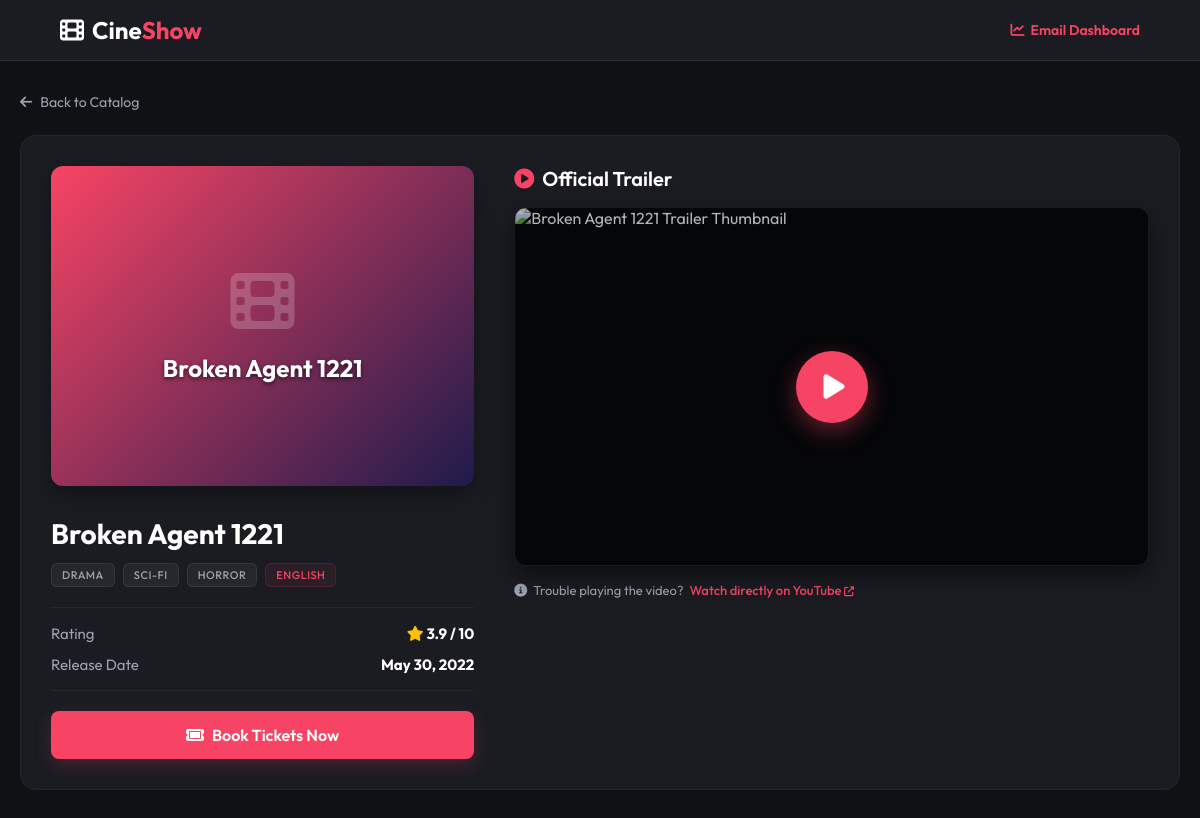
The app's page /movies/1221/ with its own data.
### movies/models.py (models this page shows, shortened)
class Movie(models.Model):
    title = models.CharField(max_length=255, db_index=True)
    release_date = models.DateField(db_index=True)
    rating = models.FloatField(db_index=True)
    trailer_url = models.URLField(max_length=500, blank=True, null=True, validators=[validate_youtube_url])
    genres = models.ManyToManyField(Genre)
    languages = models.ManyToManyField(Language)

class Genre(models.Model):
    name = models.CharField(max_length=100, unique=True)

class Language(models.Model):
    name = models.CharField(max_length=100, unique=True)

### movies/views.py (the view)
# urls.py: path('movies/<int:movie_id>/', views.movie_detail, name='movie_detail'),
def movie_detail(request, movie_id):
    movie = get_object_or_404(Movie, id=movie_id)
    from .models import extract_youtube_id
    video_id = extract_youtube_id(movie.trailer_url)
    context = {
        'movie': movie,
        'video_id': video_id,
        'has_trailer': bool(video_id),
    }
    return render(request, 'movies/movie_detail.html', context)

### movies/models.py (called while the page is built)
def extract_youtube_id(url):
    if not url:
        return None
    pattern = r'(?:https?://)?(?:www\.|m\.)?(?:youtube\.com/(?:watch\?(?:.*&)?v=|embed/|v/|shorts/)|youtu\.be/)([\w-]{11})'
    match = re.search(pattern, url)
    if match:
        return match.group(1)
    return None

### movies/templates/movies/movie_detail.html (shortened to what this page needs)
<!DOCTYPE html>
<html lang="en">
<head>
    <link rel="stylesheet" href="https://cdnjs.cloudflare.com/ajax/libs/font-awesome/6.4.0/css/all.min.css">
</head>
<body>
    <header>
        <a href="/" class="logo">
            <i class="fa-solid fa-film"></i>
            <div>Cine<span>Show</span></div>
        </a>
        <div style="display: flex; align-items: center; gap: 20px;">
            <a href="/email-dashboard/" style="color: var(--primary); font-size: 14px; font-weight: 600; text-decoration: none; display: flex; align-items: center; gap: 6px;">
                <i class="fa-solid fa-chart-line"></i> Email Dashboard
            </a>
        </div>
    </header>
    <div class="container">
        <a href="/" class="back-link">
            <i class="fa-solid fa-arrow-left"></i> Back to Catalog
        </a>
        <div class="movie-detail-grid">
            <div class="movie-info-panel">
                <div class="movie-detail-poster">
                    <i class="fa-solid fa-film movie-detail-poster-logo"></i>
                    <h2 style="font-size: 24px; font-weight: 700; text-shadow: 0 2px 4px rgba(0,0,0,0.6);">{{ movie.title }}</h2>
                </div>
                <div style="display: flex; flex-direction: column; gap: 12px;">
                    <h1 class="movie-detail-title">{{ movie.title }}</h1>
                    <div class="tag-container">
                        {% for g in movie.genres.all %}
                        <span class="tag tag-genre">{{ g.name }}</span>
                        {% endfor %}
                        {% for l in movie.languages.all %}
                        <span class="tag tag-lang">{{ l.name }}</span>
                        {% endfor %}
                    </div>
                </div>
                <ul class="movie-meta-list">
                    <li class="movie-meta-row">
                        <span>Rating</span>
                        <strong><i class="fa-solid fa-star" style="color: var(--accent);"></i> {{ movie.rating|floatformat:1 }} / 10</strong>
                    </li>
                    <li class="movie-meta-row">
                        <span>Release Date</span>
                        <strong>{{ movie.release_date|date:"F d, Y" }}</strong>
                    </li>
                </ul>
                <button class="book-btn" onclick="openBookingModal('{{ movie.id }}', '{{ movie.title|escapejs }}')">
                    <i class="fa-solid fa-ticket"></i> Book Tickets Now
                </button>
            </div>
            <div class="trailer-section-panel">
                <h3 class="section-title">
                    <i class="fa-solid fa-circle-play" style="color: var(--primary);"></i> Official Trailer
                </h3>
                <div class="trailer-wrapper">
                    {% if has_trailer %}
                        <div class="trailer-facade" id="trailer-facade-container" onclick="loadTrailerIframe('{{ video_id|escapejs }}')">
                            <div class="play-button-overlay">
                                <i class="fa-solid fa-play"></i>
                            </div>
                        </div>
                    {% else %}
                        <div class="trailer-fallback">
                            <i class="fa-regular fa-face-frown fallback-icon"></i>
                            <p class="fallback-text">Official trailer is not available for this movie.</p>
                        </div>
                    {% endif %}
                </div>
                {% if has_trailer %}
                <p style="font-size: 13px; color: var(--text-muted); display: flex; align-items: center; gap: 6px;">
                    <i class="fa-solid fa-info-circle"></i>
                    <span>Trouble playing the video?</span>
                    <a href="https://www.youtube.com/watch?v={{ video_id }}" target="_blank" rel="noopener noreferrer" style="color: var(--primary); text-decoration: none; font-weight: 500; hover: underline;">
                        Watch directly on YouTube <i class="fa-solid fa-up-right-from-square" style="font-size: 10px;"></i>
                    </a>
                </p>
                {% endif %}
            </div>
        </div>
    </div>
</body>
</html>

### movies/templates/movies/movie_detail.html (style rules this page uses)
:root { --bg-color: #0f1115; --card-bg: #1a1c22; --primary: #f84464; --primary-hover: #df2d4e; --text-main: #ffffff; --text-muted: #9ca3af; --accent: #ffc107; --glass-bg: rgba(26, 28, 34, 0.75); --glass-border: rgba(255, 255, 255, 0.08); --card-border: rgba(255, 255, 255, 0.04); --gradient-1: linear-gradient(135deg, #f84464, #1e1b4b); --gradient-2: linear-gradient(135deg, #6366f1, #312e81); --gradient-3: linear-gradient(135deg, #10b981, #064e3b); --gradient-4: linear-gradient(135deg, #f59e0b, #78350f); --gradient-5: linear-gradient(135deg, #ec4899, #500724); }
* { box-sizing: border-box; margin: 0; padding: 0; }
body { font-family: 'Outfit', sans-serif; background-color: var(--bg-color); color: var(--text-main); min-height: 100vh; padding-bottom: 50px; }
header { background-color: var(--card-bg); border-bottom: 1px solid var(--glass-border); padding: 15px 5%; display: flex; justify-content: space-between; align-items: center; position: sticky; top: 0; z-index: 100; }
.logo { font-size: 24px; font-weight: 700; color: var(--text-main); text-decoration: none; display: flex; align-items: center; gap: 8px; }
.logo span { color: var(--primary); }
.container { max-width: 1200px; margin: 30px auto; padding: 0 20px; }
.back-link { display: inline-flex; align-items: center; gap: 8px; color: var(--text-muted); text-decoration: none; font-size: 14px; margin-bottom: 24px; transition: color 0.2s ease; }
.movie-detail-grid { display: grid; grid-template-columns: 1fr 1.5fr; gap: 40px; background-color: var(--card-bg); border: 1px solid var(--card-border); border-radius: 16px; padding: 30px; }
.movie-info-panel { display: flex; flex-direction: column; gap: 20px; }
.movie-detail-poster { height: 320px; border-radius: 12px; display: flex; flex-direction: column; justify-content: center; align-items: center; text-align: center; padding: 30px; background: var(--gradient-1); position: relative; box-shadow: 0 10px 20px rgba(0, 0, 0, 0.3); }
.movie-detail-poster-logo { font-size: 64px; opacity: 0.2; margin-bottom: 20px; }
.movie-detail-title { font-size: 28px; font-weight: 700; color: var(--text-main); margin-top: 10px; }
.movie-meta-list { list-style: none; display: flex; flex-direction: column; gap: 12px; font-size: 15px; border-top: 1px solid rgba(255, 255, 255, 0.05); border-bottom: 1px solid rgba(255, 255, 255, 0.05); padding: 16px 0; }
.movie-meta-row { display: flex; justify-content: space-between; color: var(--text-muted); }
.movie-meta-row strong { color: var(--text-main); }
.tag-container { display: flex; flex-wrap: wrap; gap: 8px; }
.tag { font-size: 11px; padding: 4px 10px; border-radius: 6px; font-weight: 500; text-transform: uppercase; letter-spacing: 0.5px; }
.tag-genre { background-color: rgba(255, 255, 255, 0.05); color: var(--text-muted); border: 1px solid rgba(255, 255, 255, 0.08); }
.tag-lang { background-color: rgba(248, 68, 100, 0.08); color: var(--primary); border: 1px solid rgba(248, 68, 100, 0.15); }
.trailer-section-panel { display: flex; flex-direction: column; gap: 16px; }
.section-title { font-size: 20px; font-weight: 600; display: flex; align-items: center; gap: 8px; }
.trailer-wrapper { position: relative; width: 100%; padding-bottom: 56.25%; background-color: #050608; border-radius: 12px; overflow: hidden; border: 1px solid var(--glass-border); box-shadow: 0 10px 25px rgba(0,0,0,0.5); }
.trailer-facade { position: absolute; top: 0; left: 0; width: 100%; height: 100%; cursor: pointer; display: flex; justify-content: center; align-items: center; transition: all 0.3s ease; }
.play-button-overlay { position: relative; width: 72px; height: 72px; background: var(--primary); border-radius: 50%; display: flex; justify-content: center; align-items: center; box-shadow: 0 8px 24px rgba(248, 68, 100, 0.4); transition: all 0.3s cubic-bezier(0.4, 0, 0.2, 1); z-index: 2; }
.play-button-overlay i { color: #ffffff; font-size: 28px; margin-left: 5px; transition: transform 0.3s ease; }
.book-btn { background-color: var(--primary); color: var(--text-main); border: none; padding: 14px 20px; border-radius: 8px; font-family: inherit; font-weight: 600; cursor: pointer; display: flex; align-items: center; justify-content: center; gap: 8px; transition: all 0.2s ease; width: 100%; font-size: 16px; box-shadow: 0 6px 18px rgba(248, 68, 100, 0.2); }

### records on screen
Movie: title "Broken Agent 1221", rating "3.9", release_date "May 30, 2022"
Genre: name "DRAMA"
Genre: name "SCI-FI"
Genre: name "HORROR"
Language: name "ENGLISH"
